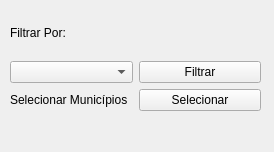
<?xml version="1.0" encoding="UTF-8"?>
<ui version="4.0">
 <class>CityFilter</class>
 <widget class="QDockWidget" name="CityFilter">
  <property name="geometry">
   <rect>
    <x>0</x>
    <y>0</y>
    <width>274</width>
    <height>152</height>
   </rect>
  </property>
  <property name="sizePolicy">
   <sizepolicy hsizetype="MinimumExpanding" vsizetype="MinimumExpanding">
    <horstretch>0</horstretch>
    <verstretch>0</verstretch>
   </sizepolicy>
  </property>
  <property name="windowTitle">
   <string>DockWidget</string>
  </property>
  <widget class="QWidget" name="filter_dockwidget">
   <property name="sizePolicy">
    <sizepolicy hsizetype="MinimumExpanding" vsizetype="MinimumExpanding">
     <horstretch>0</horstretch>
     <verstretch>0</verstretch>
    </sizepolicy>
   </property>
   <property name="minimumSize">
    <size>
     <width>273</width>
     <height>127</height>
    </size>
   </property>
   <widget class="QWidget" name="gridLayoutWidget">
    <property name="geometry">
     <rect>
      <x>10</x>
      <y>10</y>
      <width>251</width>
      <height>101</height>
     </rect>
    </property>
    <layout class="QGridLayout" name="gridLayout">
     <item row="2" column="0">
      <widget class="QComboBox" name="filtro_box"/>
     </item>
     <item row="2" column="1">
      <widget class="QPushButton" name="filtrar_button">
       <property name="text">
        <string>Filtrar</string>
       </property>
      </widget>
     </item>
     <item row="3" column="0">
      <widget class="QLabel" name="selecionar_label">
       <property name="text">
        <string>Selecionar Municípios</string>
       </property>
      </widget>
     </item>
     <item row="3" column="1">
      <widget class="QPushButton" name="selecionar_button">
       <property name="text">
        <string>Selecionar</string>
       </property>
      </widget>
     </item>
     <item row="1" column="0">
      <widget class="QLabel" name="filtrar_label">
       <property name="text">
        <string>Filtrar Por:</string>
       </property>
      </widget>
     </item>
    </layout>
   </widget>
  </widget>
 </widget>
 <resources/>
 <connections/>
</ui>
